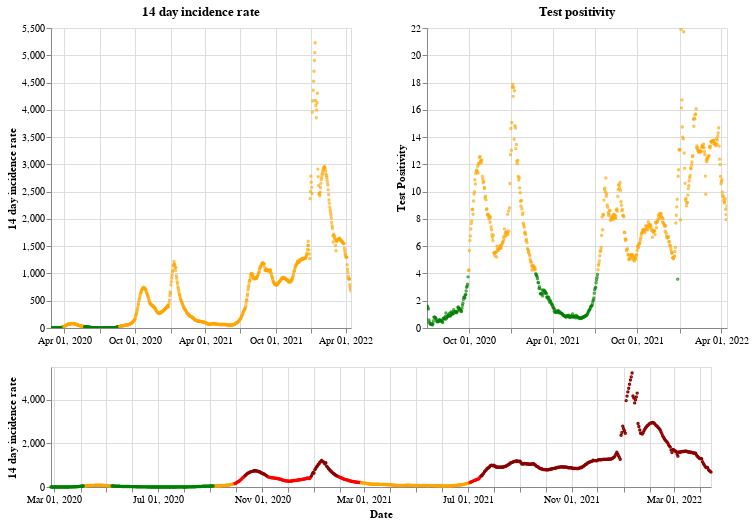

The code cell stored with this chart in its notebook:
### Markdown cell above
## Northern Ireland

### Code cell
plot_traffic_light('Northern Ireland')

### Figure 1 — Vega-Lite specification as saved in the notebook (floating-point values rounded to 4 significant figures; data arrays with more than 128 entries replaced by an {"elided": "..."} marker saying what was removed)
{"config": {"view": {"continuousWidth": 400, "continuousHeight": 300}}, "vconcat": [{"hconcat": [{"mark": {"type": "point", "size": 2}, "encoding": {"color": {"condition": {"value": "green", "test": "(datum.twoWeeklyCasesRate <= 25)"}, "value": "orange"}, "tooltip": [{"type": "nominal", "field": "areaName"}, {"type": "temporal", "field": "date"}, {"type": "quantitative", "field": "twoWeeklyCasesRate"}, {"type": "quantitative", "field": "testPositivity"}], "x": {"type": "temporal", "axis": {"title": ""}, "field": "date", "scale": {"domain": {"selection": "DateBrush"}}, "timeUnit": "yearmonthdate"}, "y": {"type": "quantitative", "axis": {"title": "14 day incidence rate"}, "field": "twoWeeklyCasesRate"}}, "title": "14 day incidence rate", "width": 300}, {"mark": {"type": "point", "size": 2}, "encoding": {"color": {"condition": {"value": "green", "test": "(datum.testPositivity <= 4)"}, "value": "orange"}, "tooltip": [{"type": "nominal", "field": "areaName"}, {"type": "temporal", "field": "date"}, {"type": "quantitative", "field": "twoWeeklyCasesRate"}, {"type": "quantitative", "field": "testPositivity"}], "x": {"type": "temporal", "axis": {"title": ""}, "field": "date", "scale": {"domain": {"selection": "DateBrush"}}, "timeUnit": "yearmonthdate"}, "y": {"type": "quantitative", "axis": {"title": "Test Positivity"}, "field": "testPositivity"}}, "title": "Test positivity", "width": 300}]}, {"layer": [{"mark": {"type": "point", "size": 2}, "encoding": {"color": {"condition": {"value": "orange", "test": "(((datum.testPositivity < 4) && (datum.twoWeeklyCasesRate >= 50)) && (datum.twoWeeklyCasesRate < 200))"}, "value": "red"}, "opacity": {"condition": {"value": 1, "test": "((datum.twoWeeklyCasesRate >= 50) && (datum.twoWeeklyCasesRate < 500))"}, "value": 0}, "tooltip": [{"type": "nominal", "field": "areaName"}, {"type": "temporal", "field": "date"}, {"type": "quantitative", "field": "twoWeeklyCasesRate"}, {"type": "quantitative", "field": "testPositivity"}], "x": {"type": "temporal", "axis": {"title": "Date"}, "field": "date", "timeUnit": "yearmonthdate"}, "y": {"type": "quantitative", "axis": {"title": "14 day incidence rate"}, "field": "twoWeeklyCasesRate"}}, "selection": {"DateBrush": {"type": "interval", "encodings": ["x"], "fields": ["Time"]}}}, {"mark": {"type": "point", "size": 2}, "encoding": {"color": {"value": "darkred"}, "opacity": {"condition": {"value": 1, "test": "(datum.twoWeeklyCasesRate >= 500)"}, "value": 0}, "tooltip": [{"type": "nominal", "field": "areaName"}, {"type": "temporal", "field": "date"}, {"type": "quantitative", "field": "twoWeeklyCasesRate"}, {"type": "quantitative", "field": "testPositivity"}], "x": {"type": "temporal", "axis": {"title": "Date"}, "field": "date", "timeUnit": "yearmonthdate"}, "y": {"type": "quantitative", "axis": {"title": "14 day incidence rate"}, "field": "twoWeeklyCasesRate"}}}, {"mark": {"type": "point", "size": 2}, "encoding": {"color": {"condition": {"value": "green", "test": "((datum.testPositivity < 4) && (datum.twoWeeklyCasesRate < 50))"}, "value": "orange"}, "opacity": {"condition": {"value": 1, "test": "(datum.twoWeeklyCasesRate < 50)"}, "value": 0}, "tooltip": [{"type": "nominal", "field": "areaName"}, {"type": "temporal", "field": "date"}, {"type": "quantitative", "field": "twoWeeklyCasesRate"}, {"type": "quantitative", "field": "testPositivity"}], "x": {"type": "temporal", "axis": {"title": "Date"}, "field": "date", "timeUnit": "yearmonthdate"}, "y": {"type": "quantitative", "axis": {"title": "14 day incidence rate"}, "field": "twoWeeklyCasesRate"}}}], "height": 120, "width": 660}], "data": {"name": "data-3628cfa29d85453cb744c687be145683"}, "$schema": "https://vega.github.io/schema/vega-lite/v4.8.1.json", "datasets": {"data-3628cfa29d85453cb744c687be145683": {"elided": "779 records"}}}
